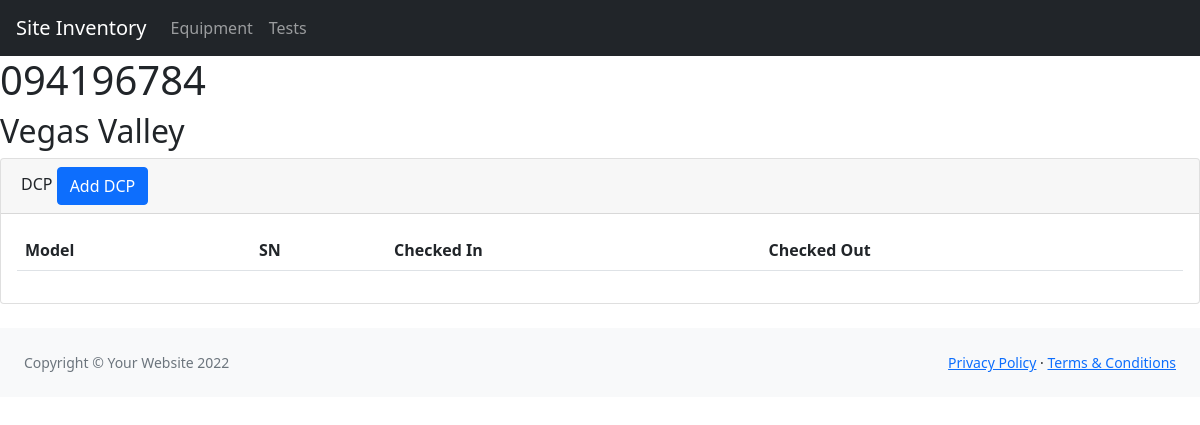
/inventory/094196784/, run on the app's committed database.
### inventory/models.py (models this page shows, shortened)
class Site(models.Model):
    id = models.CharField(max_length=200, primary_key=True)
    name = models.CharField(max_length=200)

class Site_equipment(models.Model):
    site = models.ForeignKey(Site, on_delete=models.CASCADE)
    name = models.CharField(max_length=200, blank=True)
    eq_type = models.ForeignKey(Equipment_type, on_delete=models.CASCADE)
    active = models.BooleanField(default=True)

class Equipment_type(models.Model):
    eq_type = models.CharField(max_length=200, unique=True)
    def __str__(self):
        return self.eq_type

### inventory/views.py (the view)
# urls.py: path('inventory/<str:station_id>/', views.station_detail, name='station_detail'),
def station_detail(request, station_id):
    if request.method == 'POST':
        if 'remove' in request.POST:
            remove_form = Remove_Instrument(request.POST)
            add_form = Add_Instrument()
            if remove_form.is_valid():
                logger.warning(remove_form.cleaned_data)
                deployment = Deployment.objects.get(pk=remove_form.cleaned_data['deployment'])
                deployment.check_out = remove_form.get_datetime()
                deployment.save()
        elif 'add' in request.POST:
            remove_form = Remove_Instrument()
            add_form = Add_Instrument(request.POST)
            if add_form.is_valid():
                logger.warning(add_form.cleaned_data)
                deployment = Deployment(site_eq=Site_equipment.objects.get(pk=add_form.cleaned_data['site_eq']),
                                        instrument=add_form.cleaned_data['instrument'],
                                        check_in=add_form.get_datetime()
                                        )
                deployment.save()
    else:
        add_form = Add_Instrument()
        remove_form = Remove_Instrument()
    site = get_object_or_404(Site, id=station_id)
    equipment = Site_equipment.objects.filter(site=site)
    deployments = Deployment.objects.filter(site_eq_id__in=equipment).order_by('-check_in')
    deployments = [d for d in deployments if d.is_active]
    instruments = [i.instrument for i in deployments]
    tests = Equipment_test.objects.filter(instrument__in=instruments)
    context = {'site': site,
               'equipment': equipment,
               'deployments': deployments,
               'add_form': add_form,
               'remove_form': remove_form}
    return render(request, 'inventory/site_detail.html', context=context)

### inventory/models.py (called while the page is built)
    def __str__(self):
        return f'{self.eq_type} - {self.brand} {self.model}'

    def __str__(self):
        return f'{self.equipment_model} SN:{self.sn}'

    @property
    def is_active(self):
        if self.check_out == None:
            return True
        else:
            return False

### inventory/templates/inventory/site_detail.html (shortened to what this page needs)
{% extends "inventory/base.html" %}
{% block content%}
<div>
    <h1>{{site.id}}</h1>
    <h2>{{site.name}}</h2>
</div>
{% for eq in equipment %}
<div class="card mb-4">
    <div class="card-header">
        {{eq.eq_type}} {% if eq.name %} - {{eq.name}} {% endif %}
<button type="button" class="btn btn-primary" data-bs-toggle="modal" data-bs-target="#staticBackdrop">
  Add {{eq.eq_type}}
</button>
    </div>
    <div class="card-body">
        <table class="table" id="datatablesSimple">
            <thead>
                <tr>
                    <th>Model</th>
                    <th>SN</th>
                    <th>Checked In</th>
                    <th>Checked Out</th>
                </tr>
            </thead>
        </table>
    </div>
</div>
{% endfor %}
{% endblock %}

### data on the page
Site: id "094196784", name "Vegas Valley"
Site_equipment: eq_type "DCP"
